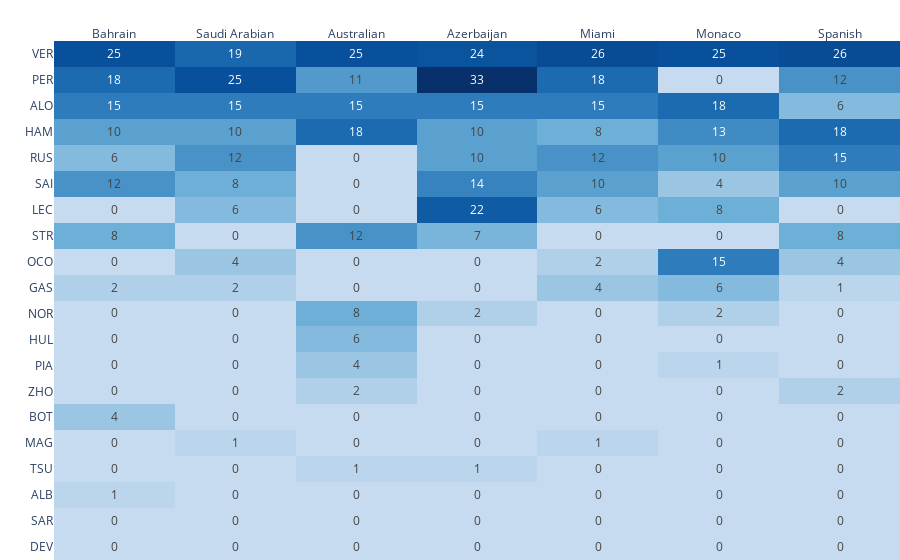

Notebook code cell kept with this figure:
### Code cell
import plotly.express as px
from plotly.io import show

fig = px.imshow(
    results,
    text_auto=True,
    aspect='auto',  # Automatically adjust the aspect ratio
    color_continuous_scale=[[0,    'rgb(198, 219, 239)'],  # Blue scale
                            [0.25, 'rgb(107, 174, 214)'],
                            [0.5,  'rgb(33,  113, 181)'],
                            [0.75, 'rgb(8,   81,  156)'],
                            [1,    'rgb(8,   48,  107)']],
    labels={'x': 'Race',
            'y': 'Driver',
            'color': 'Points'}       # Change hover texts
)
fig.update_xaxes(title_text='')      # Remove axis titles
fig.update_yaxes(title_text='')
fig.update_yaxes(tickmode='linear')  # Show all ticks, i.e. driver names
fig.update_yaxes(showgrid=True, gridwidth=1, gridcolor='LightGrey',
                 showline=False,
                 tickson='boundaries')              # Show horizontal grid only
fig.update_xaxes(showgrid=False, showline=False)    # And remove vertical grid
fig.update_layout(plot_bgcolor='rgba(0,0,0,0)')     # White background
fig.update_layout(coloraxis_showscale=False)        # Remove legend
fig.update_layout(xaxis=dict(side='top'))           # x-axis on top
fig.update_layout(margin=dict(l=0, r=0, b=0, t=0))  # Remove border margins
fig
show(fig)

### Figure 1 — Plotly figure (JSON) as saved in the notebook; plotly's stock layout.template omitted (floating-point values rounded to 4 significant figures; data arrays with more than 128 entries replaced by an {"elided": "..."} marker saying what was removed)
{"data": [{"coloraxis": "coloraxis", "hovertemplate": "Race: %{x}<br>Driver: %{y}<br>Points: %{z}<extra></extra>", "name": "0", "texttemplate": "%{z}", "type": "heatmap", "x": ["Bahrain", "Saudi Arabian", "Australian", "Azerbaijan", "Miami", "Monaco", "Spanish"], "xaxis": "x", "y": ["VER", "PER", "ALO", "HAM", "RUS", "SAI", "LEC", "STR", "OCO", "GAS", "NOR", "HUL", "PIA", "ZHO", "BOT", "MAG", "TSU", "ALB", "SAR", "DEV"], "yaxis": "y", "z": {"elided": "20x7 int values"}}], "layout": {"coloraxis": {"colorbar": {"title": {"text": "Points"}}, "colorscale": [[0, "rgb(198, 219, 239)"], [0.25, "rgb(107, 174, 214)"], [0.5, "rgb(33,  113, 181)"], [0.75, "rgb(8,   81,  156)"], [1, "rgb(8,   48,  107)"]], "showscale": false}, "margin": {"b": 0, "l": 0, "r": 0, "t": 0}, "plot_bgcolor": "rgba(0,0,0,0)", "xaxis": {"anchor": "y", "domain": [0, 1], "showgrid": false, "showline": false, "side": "top", "title": {"text": ""}}, "yaxis": {"anchor": "x", "autorange": "reversed", "domain": [0, 1], "gridcolor": "LightGrey", "gridwidth": 1, "showgrid": true, "showline": false, "tickmode": "linear", "tickson": "boundaries", "title": {"text": ""}}}}
